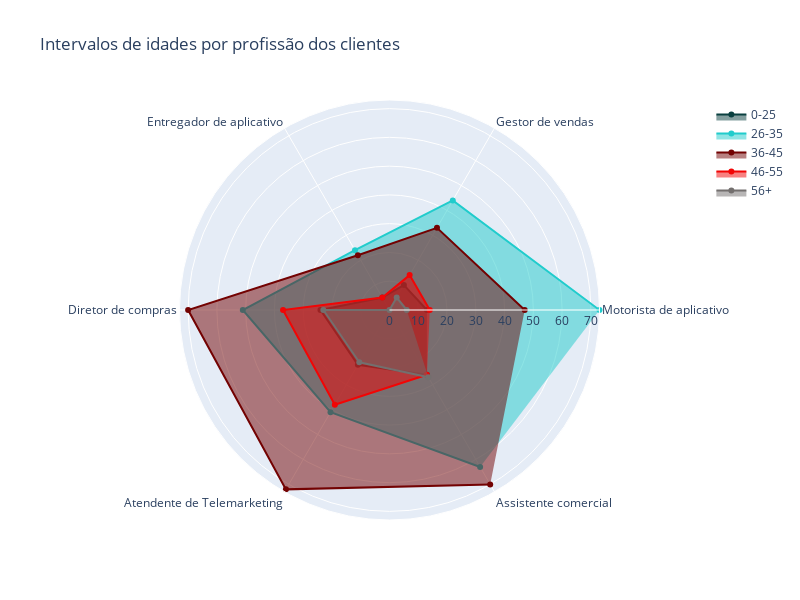

Here is the notebook cell this chart was saved with:
### Code cell
radarPlot(df = df_ageBin_ocu, iter = 'age_bin', r = 'count', theta = 'job', 
            title = 'Intervalos de idades por profissão dos clientes', rangeMin = 0, rangeMax = df_ageBin_ocu['count'].max(), width = 800, height = 600)

### Figure 1 — Plotly figure (JSON) as saved in the notebook; plotly's stock layout.template omitted (floating-point values rounded to 4 significant figures)
{"data": [{"fill": "toself", "marker": {"color": "#0A4040"}, "name": "0-25", "r": [13, 10, 5, 24, 22, 26], "theta": ["Motorista de aplicativo", "Gestor de vendas", "Entregador de aplicativo", "Diretor de compras", "Atendente de Telemarketing", "Assistente comercial"], "type": "scatterpolar"}, {"fill": "toself", "marker": {"color": "#21CCCC"}, "name": "26-35", "r": [73, 44, 24, 51, 41, 63], "theta": ["Motorista de aplicativo", "Gestor de vendas", "Entregador de aplicativo", "Diretor de compras", "Atendente de Telemarketing", "Assistente comercial"], "type": "scatterpolar"}, {"fill": "toself", "marker": {"color": "#730202"}, "name": "36-45", "r": [47, 33, 22, 70, 72, 70], "theta": ["Motorista de aplicativo", "Gestor de vendas", "Entregador de aplicativo", "Diretor de compras", "Atendente de Telemarketing", "Assistente comercial"], "type": "scatterpolar"}, {"fill": "toself", "marker": {"color": "#F20505"}, "name": "46-55", "r": [14, 14, 5, 37, 38, 26], "theta": ["Motorista de aplicativo", "Gestor de vendas", "Entregador de aplicativo", "Diretor de compras", "Atendente de Telemarketing", "Assistente comercial"], "type": "scatterpolar"}, {"fill": "toself", "marker": {"color": "#736F6E"}, "name": "56+", "r": [6, 5, 0, 23, 21, 27], "theta": ["Motorista de aplicativo", "Gestor de vendas", "Entregador de aplicativo", "Diretor de compras", "Atendente de Telemarketing", "Assistente comercial"], "type": "scatterpolar"}], "layout": {"height": 600, "polar": {"radialaxis": {"range": [0, 73], "visible": true}}, "showlegend": true, "title": {"text": "<span>Intervalos de idades por profissão dos clientes</span>"}, "width": 800}}
